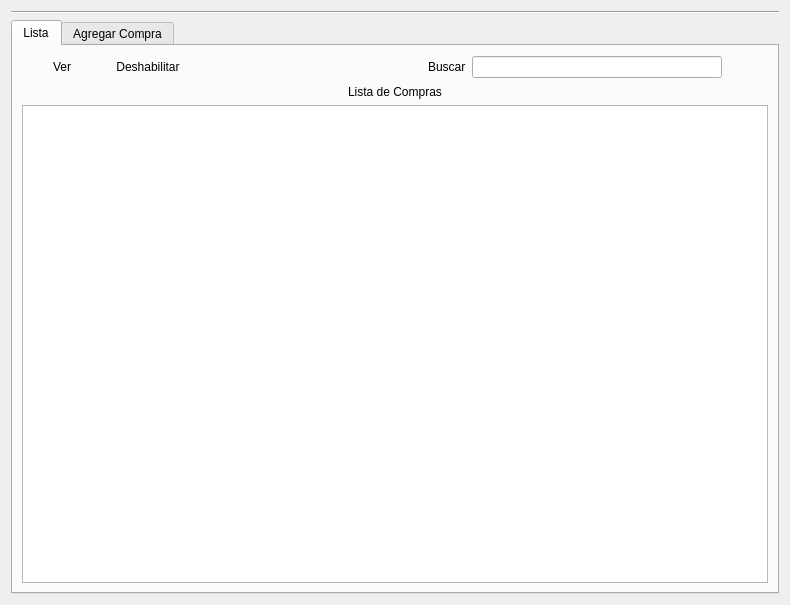
<?xml version="1.0" encoding="UTF-8"?>
<ui version="4.0">
 <class>compras</class>
 <widget class="QWidget" name="compras">
  <property name="geometry">
   <rect>
    <x>0</x>
    <y>0</y>
    <width>790</width>
    <height>605</height>
   </rect>
  </property>
  <property name="windowTitle">
   <string>Form</string>
  </property>
  <layout class="QGridLayout" name="gridLayout_9">
   <item row="1" column="0">
    <widget class="Line" name="line">
     <property name="orientation">
      <enum>Qt::Horizontal</enum>
     </property>
    </widget>
   </item>
   <item row="2" column="0">
    <layout class="QGridLayout" name="gridLayout_10">
     <item row="0" column="0">
      <widget class="QTabWidget" name="tabWidget">
       <property name="currentIndex">
        <number>0</number>
       </property>
       <widget class="QWidget" name="List">
        <attribute name="title">
         <string>Lista</string>
        </attribute>
        <layout class="QGridLayout" name="gridLayout_6">
         <item row="1" column="0">
          <layout class="QGridLayout" name="gridLayout_4">
           <item row="0" column="0">
            <layout class="QGridLayout" name="gridLayout_3">
             <item row="2" column="0">
              <layout class="QGridLayout" name="gridLayout"/>
             </item>
             <item row="1" column="0">
              <widget class="QTableView" name="tableView_compras">
               <property name="sortingEnabled">
                <bool>true</bool>
               </property>
              </widget>
             </item>
             <item row="0" column="0">
              <layout class="QGridLayout" name="gridLayout_2">
               <item row="0" column="0">
                <widget class="QLabel" name="label_2">
                 <property name="sizePolicy">
                  <sizepolicy hsizetype="Fixed" vsizetype="Preferred">
                   <horstretch>0</horstretch>
                   <verstretch>0</verstretch>
                  </sizepolicy>
                 </property>
                 <property name="text">
                  <string>Lista de Compras</string>
                 </property>
                </widget>
               </item>
              </layout>
             </item>
            </layout>
           </item>
          </layout>
         </item>
         <item row="0" column="0">
          <layout class="QHBoxLayout" name="horizontalLayout_2">
           <item>
            <widget class="QPushButton" name="pushButton_ver_compra">
             <property name="sizePolicy">
              <sizepolicy hsizetype="Fixed" vsizetype="Fixed">
               <horstretch>0</horstretch>
               <verstretch>0</verstretch>
              </sizepolicy>
             </property>
             <property name="text">
              <string>Ver</string>
             </property>
             <property name="icon">
              <iconset resource="../Icons/Icons.qrc">
               <normaloff>:/Icons/1349716430_zoom.png</normaloff>:/Icons/1349716430_zoom.png</iconset>
             </property>
             <property name="flat">
              <bool>true</bool>
             </property>
            </widget>
           </item>
           <item>
            <widget class="QPushButton" name="pushButton_eliminar_compra">
             <property name="sizePolicy">
              <sizepolicy hsizetype="Fixed" vsizetype="Fixed">
               <horstretch>0</horstretch>
               <verstretch>0</verstretch>
              </sizepolicy>
             </property>
             <property name="text">
              <string>Deshabilitar</string>
             </property>
             <property name="icon">
              <iconset resource="../Icons/Icons.qrc">
               <normaloff>:/Icons/1349716432_round_minus.png</normaloff>:/Icons/1349716432_round_minus.png</iconset>
             </property>
             <property name="flat">
              <bool>true</bool>
             </property>
            </widget>
           </item>
           <item>
            <spacer name="horizontalSpacer_6">
             <property name="orientation">
              <enum>Qt::Horizontal</enum>
             </property>
             <property name="sizeHint" stdset="0">
              <size>
               <width>94</width>
               <height>24</height>
              </size>
             </property>
            </spacer>
           </item>
           <item>
            <widget class="QLabel" name="label_3">
             <property name="text">
              <string>Buscar</string>
             </property>
            </widget>
           </item>
           <item>
            <widget class="QLineEdit" name="lineEdit">
             <property name="minimumSize">
              <size>
               <width>250</width>
               <height>0</height>
              </size>
             </property>
             <property name="maximumSize">
              <size>
               <width>250</width>
               <height>16777215</height>
              </size>
             </property>
            </widget>
           </item>
           <item>
            <widget class="QPushButton" name="pushButton_5">
             <property name="text">
              <string/>
             </property>
             <property name="icon">
              <iconset resource="../Icons/Icons.qrc">
               <normaloff>:/Icons/1349716430_zoom.png</normaloff>:/Icons/1349716430_zoom.png</iconset>
             </property>
             <property name="flat">
              <bool>true</bool>
             </property>
            </widget>
           </item>
          </layout>
         </item>
        </layout>
       </widget>
       <widget class="QWidget" name="agregar">
        <attribute name="icon">
         <iconset resource="../Icons/Icons.qrc">
          <normaloff>:/Icons/1349716383_monotone_plus_add_round.png</normaloff>:/Icons/1349716383_monotone_plus_add_round.png</iconset>
        </attribute>
        <attribute name="title">
         <string>Agregar Compra</string>
        </attribute>
        <layout class="QGridLayout" name="gridLayout_11">
         <item row="0" column="0">
          <layout class="QGridLayout" name="gridLayout_8">
           <item row="2" column="0">
            <layout class="QGridLayout" name="gridLayout_7">
             <item row="1" column="0">
              <spacer name="horizontalSpacer_10">
               <property name="orientation">
                <enum>Qt::Horizontal</enum>
               </property>
               <property name="sizeHint" stdset="0">
                <size>
                 <width>40</width>
                 <height>20</height>
                </size>
               </property>
              </spacer>
             </item>
             <item row="1" column="2" colspan="2">
              <widget class="QLineEdit" name="lineEdit_igv"/>
             </item>
             <item row="2" column="0">
              <spacer name="horizontalSpacer_11">
               <property name="orientation">
                <enum>Qt::Horizontal</enum>
               </property>
               <property name="sizeHint" stdset="0">
                <size>
                 <width>40</width>
                 <height>20</height>
                </size>
               </property>
              </spacer>
             </item>
             <item row="1" column="1">
              <widget class="QLabel" name="label_9">
               <property name="text">
                <string>IGV %</string>
               </property>
              </widget>
             </item>
             <item row="0" column="0">
              <spacer name="horizontalSpacer_9">
               <property name="orientation">
                <enum>Qt::Horizontal</enum>
               </property>
               <property name="sizeHint" stdset="0">
                <size>
                 <width>40</width>
                 <height>20</height>
                </size>
               </property>
              </spacer>
             </item>
             <item row="2" column="1">
              <widget class="QLabel" name="label_10">
               <property name="text">
                <string>Total</string>
               </property>
              </widget>
             </item>
             <item row="2" column="2" colspan="2">
              <widget class="QLineEdit" name="lineEdit_total"/>
             </item>
             <item row="0" column="1">
              <widget class="QLabel" name="label_8">
               <property name="text">
                <string>Sub Total</string>
               </property>
              </widget>
             </item>
             <item row="0" column="2" colspan="2">
              <widget class="QLineEdit" name="lineEdit_subtotal"/>
             </item>
            </layout>
           </item>
           <item row="0" column="1" rowspan="3">
            <layout class="QVBoxLayout" name="verticalLayout"/>
           </item>
           <item row="1" column="0">
            <widget class="QTableWidget" name="tableWidget__items_productos">
             <property name="sortingEnabled">
              <bool>false</bool>
             </property>
             <column>
              <property name="text">
               <string>Código</string>
              </property>
             </column>
             <column>
              <property name="text">
               <string>Descripción</string>
              </property>
             </column>
             <column>
              <property name="text">
               <string>Precio Unt</string>
              </property>
             </column>
             <column>
              <property name="text">
               <string>Cant</string>
              </property>
             </column>
             <column>
              <property name="text">
               <string>Sub total</string>
              </property>
             </column>
            </widget>
           </item>
           <item row="0" column="0">
            <layout class="QGridLayout" name="gridLayout_5">
             <item row="1" column="4" colspan="2">
              <spacer name="horizontalSpacer_14">
               <property name="orientation">
                <enum>Qt::Horizontal</enum>
               </property>
               <property name="sizeHint" stdset="0">
                <size>
                 <width>40</width>
                 <height>20</height>
                </size>
               </property>
              </spacer>
             </item>
             <item row="1" column="3">
              <widget class="QPushButton" name="pushButton_buscar_proveedor">
               <property name="text">
                <string>Buscar</string>
               </property>
              </widget>
             </item>
             <item row="3" column="0">
              <widget class="QLabel" name="label_6">
               <property name="text">
                <string>Dirección</string>
               </property>
              </widget>
             </item>
             <item row="4" column="3">
              <widget class="QPushButton" name="pushButton_buscar_producto">
               <property name="text">
                <string>Buscar</string>
               </property>
              </widget>
             </item>
             <item row="3" column="3" colspan="3">
              <spacer name="horizontalSpacer_13">
               <property name="orientation">
                <enum>Qt::Horizontal</enum>
               </property>
               <property name="sizeHint" stdset="0">
                <size>
                 <width>40</width>
                 <height>20</height>
                </size>
               </property>
              </spacer>
             </item>
             <item row="2" column="0">
              <widget class="QLabel" name="label_5">
               <property name="text">
                <string>Ruc</string>
               </property>
              </widget>
             </item>
             <item row="0" column="4" colspan="2">
              <spacer name="horizontalSpacer_16">
               <property name="orientation">
                <enum>Qt::Horizontal</enum>
               </property>
               <property name="sizeHint" stdset="0">
                <size>
                 <width>40</width>
                 <height>20</height>
                </size>
               </property>
              </spacer>
             </item>
             <item row="0" column="3">
              <widget class="QDateEdit" name="dateEdit">
               <property name="calendarPopup">
                <bool>true</bool>
               </property>
              </widget>
             </item>
             <item row="4" column="0">
              <widget class="QLabel" name="label_7">
               <property name="text">
                <string>Productos</string>
               </property>
              </widget>
             </item>
             <item row="2" column="3" colspan="3">
              <spacer name="horizontalSpacer_12">
               <property name="orientation">
                <enum>Qt::Horizontal</enum>
               </property>
               <property name="sizeHint" stdset="0">
                <size>
                 <width>40</width>
                 <height>20</height>
                </size>
               </property>
              </spacer>
             </item>
             <item row="1" column="0">
              <widget class="QLabel" name="label_4">
               <property name="text">
                <string>Proveedor</string>
               </property>
              </widget>
             </item>
             <item row="0" column="0" colspan="3">
              <layout class="QHBoxLayout" name="horizontalLayout_3">
               <item>
                <widget class="QRadioButton" name="radioButton_Factura">
                 <property name="text">
                  <string>Factura</string>
                 </property>
                 <property name="checked">
                  <bool>true</bool>
                 </property>
                </widget>
               </item>
               <item>
                <widget class="QRadioButton" name="radioButton_Boleta">
                 <property name="text">
                  <string>Boleta</string>
                 </property>
                </widget>
               </item>
               <item>
                <widget class="QLabel" name="label_11">
                 <property name="text">
                  <string>N. Doc</string>
                 </property>
                </widget>
               </item>
               <item>
                <widget class="QSpinBox" name="spinBox_Serie">
                 <property name="prefix">
                  <string>000</string>
                 </property>
                 <property name="minimum">
                  <number>1</number>
                 </property>
                 <property name="maximum">
                  <number>100</number>
                 </property>
                </widget>
               </item>
               <item>
                <widget class="QLineEdit" name="lineEdit_Num_Docuemento">
                 <property name="readOnly">
                  <bool>false</bool>
                 </property>
                </widget>
               </item>
              </layout>
             </item>
             <item row="1" column="1" colspan="2">
              <widget class="QLineEdit" name="lineEdit_proveedor">
               <property name="inputMethodHints">
                <set>Qt::ImhNone</set>
               </property>
               <property name="readOnly">
                <bool>true</bool>
               </property>
              </widget>
             </item>
             <item row="2" column="1" colspan="2">
              <widget class="QLineEdit" name="lineEdit_ruc">
               <property name="readOnly">
                <bool>true</bool>
               </property>
              </widget>
             </item>
             <item row="3" column="1" colspan="2">
              <widget class="QLineEdit" name="lineEdit_direccion">
               <property name="readOnly">
                <bool>true</bool>
               </property>
              </widget>
             </item>
             <item row="4" column="1" colspan="2">
              <widget class="QLineEdit" name="lineEdit_productos">
               <property name="readOnly">
                <bool>true</bool>
               </property>
              </widget>
             </item>
             <item row="4" column="5">
              <widget class="QPushButton" name="pushButton_limpiar">
               <property name="text">
                <string>Limpiar</string>
               </property>
              </widget>
             </item>
             <item row="4" column="4">
              <spacer name="horizontalSpacer_2">
               <property name="orientation">
                <enum>Qt::Horizontal</enum>
               </property>
               <property name="sizeHint" stdset="0">
                <size>
                 <width>40</width>
                 <height>20</height>
                </size>
               </property>
              </spacer>
             </item>
            </layout>
           </item>
          </layout>
         </item>
         <item row="1" column="0">
          <layout class="QHBoxLayout" name="horizontalLayout_20">
           <item>
            <spacer name="horizontalSpacer_3">
             <property name="orientation">
              <enum>Qt::Horizontal</enum>
             </property>
             <property name="sizeHint" stdset="0">
              <size>
               <width>40</width>
               <height>20</height>
              </size>
             </property>
            </spacer>
           </item>
           <item>
            <widget class="QPushButton" name="pushButton_guardar">
             <property name="text">
              <string>Guardar</string>
             </property>
            </widget>
           </item>
           <item>
            <widget class="QPushButton" name="pushButton_cancelar">
             <property name="text">
              <string>Cancelar</string>
             </property>
            </widget>
           </item>
           <item>
            <spacer name="horizontalSpacer">
             <property name="orientation">
              <enum>Qt::Horizontal</enum>
             </property>
             <property name="sizeHint" stdset="0">
              <size>
               <width>40</width>
               <height>20</height>
              </size>
             </property>
            </spacer>
           </item>
          </layout>
         </item>
        </layout>
       </widget>
      </widget>
     </item>
    </layout>
   </item>
  </layout>
 </widget>
 <resources>
  <include location="../Icons/Icons.qrc"/>
 </resources>
 <connections/>
</ui>
